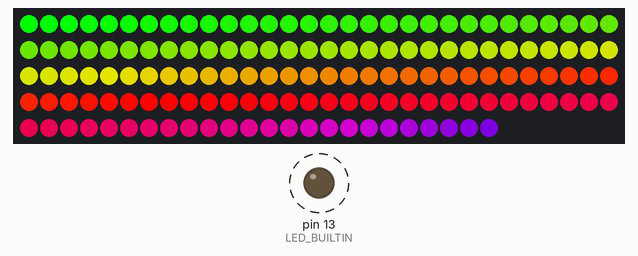
A sketch run on a simulated Arduino Uno, built with avr-gcc and run on an emulated ATmega328P. Parts: 144 RGB LEDs in strip order, left to right, continuing on the next row, output pins drawn as LEDs (lit = HIGH). Dashed ring = blinking. Colours are those a GRB WS2812 strip shows for the declared byte order.

Above: at 0.06 s.
At 8.77 s:
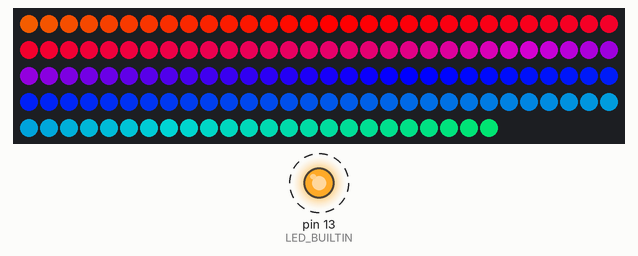
At 19.95 s:
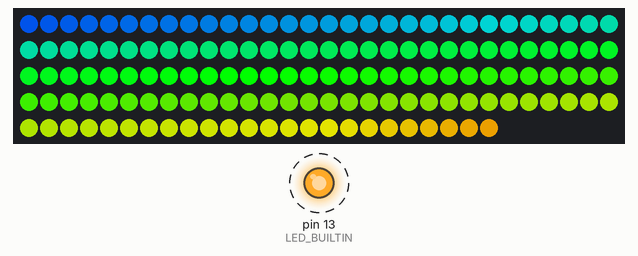
At 39.74 s:
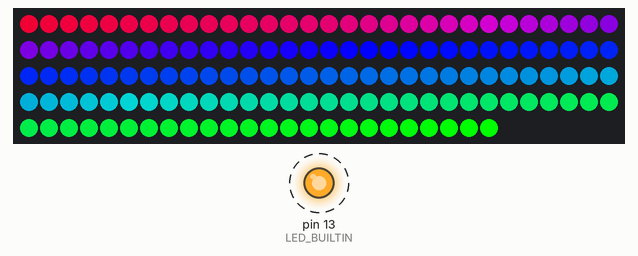
Timing chart, 0 to 40.0 s (numbered marks = the images above):
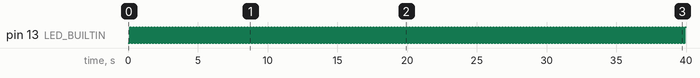

Measured:
- by itself, pin 13 (LED_BUILTIN): alternates HIGH for 0.11 s and LOW for 0.11 s

The sketch:

rainbow.ino
```cpp
#include "FastLED.h"
#define NUM_LEDS 144

#define DATA_PIN 5

//CRGBArray<NUM_LEDS> leds;
CRGB leds[NUM_LEDS];

void setup() {
  FastLED.addLeds<WS2812B,DATA_PIN>(leds, NUM_LEDS);
  pinMode(LED_BUILTIN, OUTPUT);
}

void loop(){
  static uint8_t hue;
  static bool tick;
  digitalWrite(LED_BUILTIN, tick);
  tick = !tick;

  // let's set an led value
  for(int i=0;i<NUM_LEDS;i++){
    uint8_t color = hue+(i*(256/NUM_LEDS));
    leds[i] = CHSV(color,255,255);
  }
  hue++;
  FastLED.show();
  // now, let's first 20 leds to the top 20 leds,

  //FastLED.delay(33);
  delay(100);

}
```
